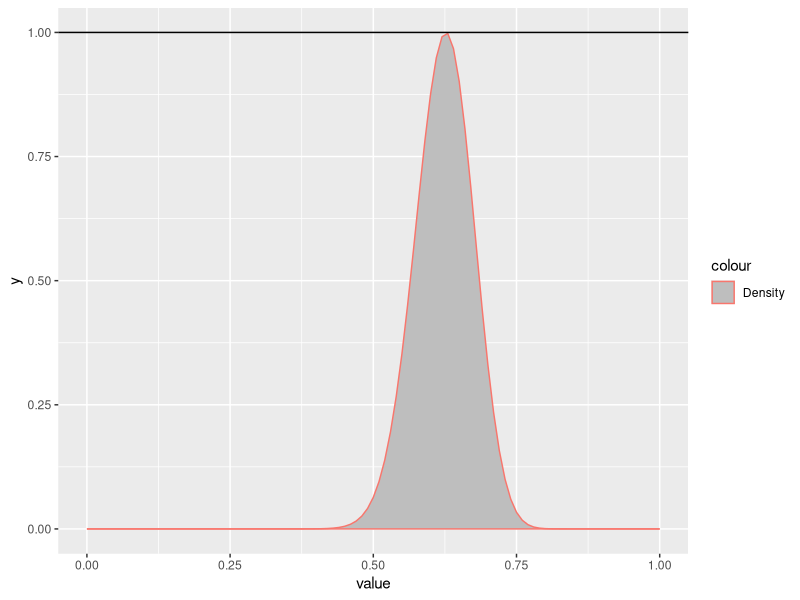

The R source for this figure: (Note: this script raises an error after producing the figure.)
## ---- chunk 1
library(ggplot2)
library(tibble)
library(knitr)
library(kableExtra)
data <- tibble(
  cellCount = c("$y_1 = 125$", "$y_2 = 18$", "$y_3 = 20$", "$y_4 = 34$"),
  probability = c("$\\frac{1}{2} + \\frac{\\theta}{4}$", "$\\frac{1 - \\theta}{4}$", "$\\frac{1 - \\theta}{4}$", "$\\frac{\\theta}{4}$")
)
data %>%
  kable(
    col.names = c("Cell count", "Probability"),
    caption = "Table 1: Genetic linkage data"
  ) %>%
  kable_styling()
## ---- chunk 2
construct_f <- function(y) {
  #' Construct f function which is scaled to max(f) = 1
  unscaled_log_f <- function(theta) {
    y[1] * log(2 + theta) + (y[2] + y[3]) * log(1 - theta) + y[4] * log(theta)
  }
  log_maxima <- optimize(
    f = unscaled_log_f,
    maximum = TRUE,
    interval = c(0, 1)
  )$objective
  
  # Scale f to have max value 1
  # NB! This does not integrate to 1, so it is not a proper density function!
  # You can use make_density for that purpose.
  scaled_f <- function(theta) {
    return(exp(unscaled_log_f(theta) - log_maxima))
  }
  return(scaled_f)
}

sample_theta <- function(n, y) {
  #' Generate n theta samples from f function, given 4-vector y
  #' Returns a list with thetas key to $theta,
  #' and the number of tries keyed to $tries.
  f_density <- construct_f(y = y)
  found <- vector()
  tries <- 0
  while(length(found) < n) {
    # Number of samples that remain to be found
    remaining <- n - length(found)
    tries <- tries + remaining

    # These are proposed values that might be accepted...
    x <- runif(remaining)

    # ... with acceptance probability
    alpha <- f_density(x)

    # Append the values that get accepted
    u <- runif(remaining)
    success <- u <= alpha
    found <- c(found, x[success])
  }
  return(list(theta = found, tries = tries))
}
## ---- chunk 3
y <- c(125, 18, 20, 34)
f_scaled_density <- construct_f(y = y)
df <- enframe(rnorm(1))
ggplot(data = df) + aes(x = value) +
  stat_function(
    fun = f_scaled_density,
    xlim = c(0, 1),
    mapping = aes(col = 'Density'),
    geom = "area",
    fill = "gray"
  ) +
  geom_hline (
    yintercept = 1,
    mapping = aes(col = 'Uniform distribution')
  )
## ---- chunk 4
N <- 10000000
theta_sampling_result <- sample_theta(n = N, y = y)
theta_samples <- enframe(theta_sampling_result$theta)
theta_tries <- theta_sampling_result$tries
## ---- chunk 5
make_density <- function(f, lower = 0, upper = 1) {
  normalizer = integrate(f, lower = lower, upper = upper)$value
  normalized_function <- function(...) {
    return(f(...) / normalizer)
  }
  return(normalized_function)
}
f_density <- make_density(f_scaled_density)
## ---- chunk 6
thetaSampleMean <- mean(theta_samples$value)
thetaExpectedMean <- integrate(
  f = function(theta) theta * f_normalizedDensity(theta),
  lower = 0,
  upper = 1
)$value
means <- tibble(
  xint = c(thetaSampleMean, thetaExpectedMean),
  grp = c("Sample mean", "Expected mean")
)

binWidth = 0.001
theta_samples %>%
  ggplot() +
  geom_histogram(
    mapping = aes(x = value, y = ..density..),
    binwidth = binWidth,
    boundary = 0,
    size = 0
  ) +
  geom_vline(
    data = means,
    aes(
      xintercept = xint,
      col = grp,
      linetype = c("dashed", "dotted")
    )
  ) +
  stat_function(
    fun = f_density,
    xlim = c(0, 1),
    aes(col = 'f')
  ) +
  xlim(0, 1) +
  guides(linetype = FALSE)
## ---- chunk 7
theta_tries / N
## ---- chunk 8
cInverse = optimize(
  f = f_density,
  interval = c(0, 1),
  maximum = TRUE
)$objective
cInverse
